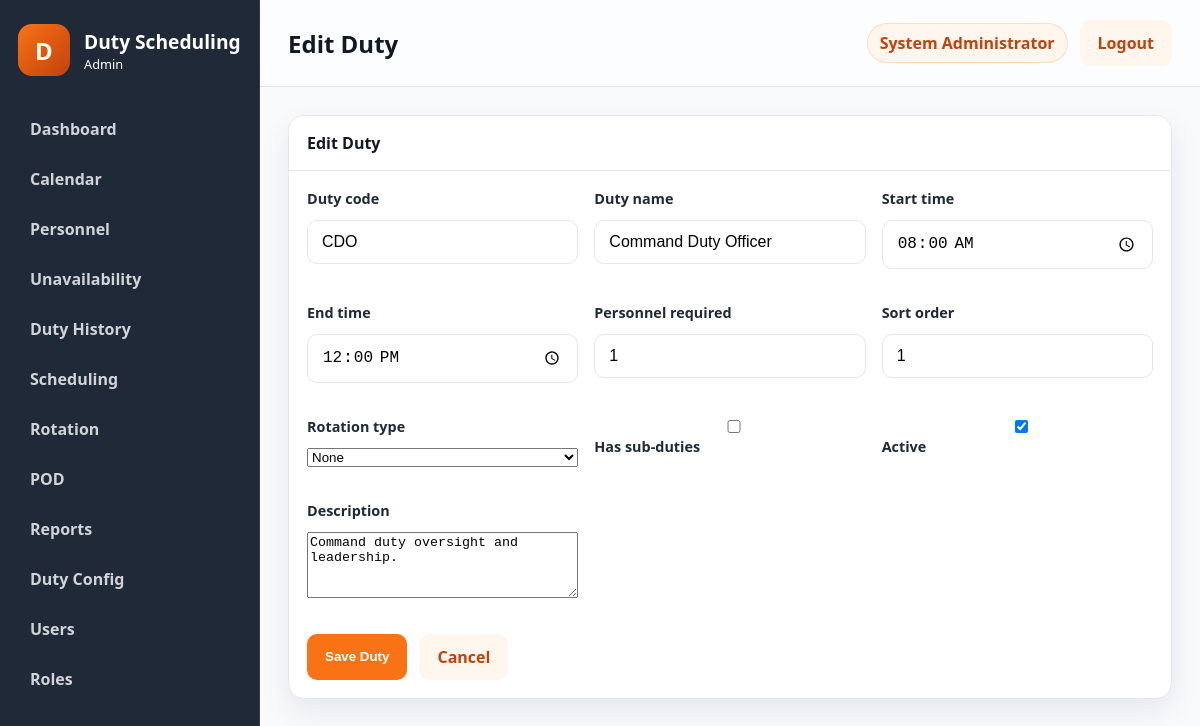
Page /public/?route=duties/edit&id=1 (signed in) on the committed database.
### tables this page shows
CREATE TABLE users (
    id INT NOT NULL AUTO_INCREMENT,
    username VARCHAR(50) NOT NULL,
    password_hash VARCHAR(255) NOT NULL,
    full_name VARCHAR(100) NOT NULL,
    email VARCHAR(100) NULL,
    role_id INT NOT NULL,
    status ENUM('active','inactive') NOT NULL DEFAULT 'active',
    failed_login_attempts INT NOT NULL DEFAULT 0,
    locked_until DATETIME NULL,
    last_login DATETIME NULL,
    created_at TIMESTAMP NOT NULL DEFAULT CURRENT_TIMESTAMP,
    updated_at TIMESTAMP NOT NULL DEFAULT CURRENT_TIMESTAMP ON UPDATE CURRENT_TIMESTAMP,
    PRIMARY KEY (id),
    UNIQUE KEY uk_users_username (username),
    KEY idx_users_role_id (role_id),
    CONSTRAINT fk_users_role_id FOREIGN KEY (role_id) REFERENCES roles (id)
        ON UPDATE CASCADE
        ON DELETE RESTRICT
);

CREATE TABLE duties (
    id INT NOT NULL AUTO_INCREMENT,
    duty_code VARCHAR(20) NOT NULL,
    duty_name VARCHAR(100) NOT NULL,
    description TEXT NULL,
    start_time TIME NULL,
    end_time TIME NULL,
    personnel_required INT NOT NULL DEFAULT 1,
    rotation_type ENUM('none','sequential') NOT NULL DEFAULT 'none',
    has_subduties TINYINT(1) NOT NULL DEFAULT 0,
    sort_order INT NULL,
    is_active TINYINT(1) NOT NULL DEFAULT 1,
    created_at TIMESTAMP NOT NULL DEFAULT CURRENT_TIMESTAMP,
    updated_at TIMESTAMP NOT NULL DEFAULT CURRENT_TIMESTAMP ON UPDATE CURRENT_TIMESTAMP,
    PRIMARY KEY (id),
    UNIQUE KEY uk_duties_duty_code (duty_code),
    KEY idx_duties_rotation_type (rotation_type),
    KEY idx_duties_is_active (is_active)
);

### controllers/DutyController.php (called while the page is built, shortened)
<?php
class DutyController
{
    public function edit(): void
    {
        $id = (int) ($_GET['id'] ?? 0);
        $duty = Duty::findById($id);
        $pageTitle = 'Edit Duty';
        include APP_ROOT . '/views/layouts/layout.php';
    }
}

### core/functions.php (called while the page is built, shortened)
<?php
function normalize_permission(string $permission): string
{
    $normalized = trim(strtolower($permission));
    $normalized = str_replace(':', '.', $normalized);
    $normalized = str_replace('_', '.', $normalized);
    return $normalized;
}
function e(mixed $value): string
{
    return htmlspecialchars((string) $value, ENT_QUOTES, 'UTF-8');
}
function user_has_permission(string $permission): bool
{
    $user = current_user();
    $permissions = $user['permissions'] ?? [];
    return in_array(normalize_permission($permission), $permissions, true);
}
function dispatch_controller(string $controllerName, string $methodName): void
{
    $controller = new $controllerName();
    $controller->{$methodName}();
}

### public/index.php (called while the page is built, shortened)
<?php
$route = trim((string) ($_GET['route'] ?? ''), " /\t\n\r");
$routeResolver = resolve_route($route);
[$controllerName, $actionName] = $routeResolver;
if ($route !== 'auth/login' && $route !== 'auth/logout' && !is_logged_in()) {
    redirect(APP_PUBLIC_URL . '/?route=auth/login');
}
dispatch_controller($controllerName, $actionName);

### core/auth.php (called while the page is built, shortened)
<?php
function is_logged_in(): bool
{
    $user = current_user();
    return !empty($user);
}
function current_user(): ?array
{
    $sessionUser = $_SESSION['user'] ?? null;
    $userId = (int) ($_SESSION['user_id'] ?? 0);
    if (is_array($sessionUser) && !empty($sessionUser['id'])) {
        $user = User::findById($userId);
        $role = Role::findById((int) ($user['role_id'] ?? 0));
        $user['role_name'] = $role['role_name'] ?? ($sessionUser['role_name'] ?? '');
        $user['permissions'] = Role::getPermissionsForRoleId((int) ($user['role_id'] ?? 0));
        return $user;
    }
    $user = User::findById($userId);
    $role = Role::findById((int) ($user['role_id'] ?? 0));
    $user['role_name'] = $role['role_name'] ?? '';
    $user['permissions'] = Role::getPermissionsForRoleId((int) ($user['role_id'] ?? 0));
    return $user;
}

### models/User.php (called while the page is built, shortened)
<?php
class User
{
    public static function findById(int $id): ?array
    {
        $pdo = get_db();
        $statement = $pdo->prepare(
            'SELECT u.*, r.role_name, r.permissions AS role_permissions
             FROM users u
             LEFT JOIN roles r ON r.id = u.role_id
             WHERE u.id = :id
             LIMIT 1'
        );
        $statement->execute([':id' => $id]);
        $user = $statement->fetch();
        $user['permissions'] = Role::decodePermissions($user['role_permissions'] ?? '[]');
        return $user;
    }
}

### models/Role.php (called while the page is built, shortened)
<?php
class Role
{
    public static function findById(int $id): ?array
    {
        $pdo = get_db();
        $statement = $pdo->prepare('SELECT * FROM roles WHERE id = :id LIMIT 1');
        $statement->execute([':id' => $id]);
        $role = $statement->fetch();
        return $role ?: null;
    }
    public static function getPermissionsForRoleId(int $roleId): array
    {
        $role = self::findById($roleId);
        return self::decodePermissions($role['permissions'] ?? '[]');
    }
    public static function decodePermissions(mixed $permissions): array
    {
        $values = [];
        if (is_array($permissions)) {
            $values = array_values($permissions);
        } else {
            $decoded = json_decode((string) $permissions, true);
            if (is_array($decoded)) {
                $values = array_values($decoded);
            }
        }
        $normalized = [];
        foreach ($values as $value) {
            $normalized[] = normalize_permission((string) $value);
        }
        return array_values(array_unique($normalized));
    }
}

### models/Duty.php (called while the page is built, shortened)
<?php
class Duty
{
    public static function findById(int $id): ?array
    {
        $pdo = get_db();
        $statement = $pdo->prepare('SELECT * FROM duties WHERE id = :id LIMIT 1');
        $statement->execute([':id' => $id]);
        $duty = $statement->fetch();
        return $duty ?: null;
    }
}

### views/duties/form.php (the view, shortened to what this page needs)
<?php
$duty = $duty ?? null;
?>
<div class="panel">
    <div class="panel-header">
        <span><?= e($pageTitle); ?></span>
    </div>
    <div class="panel-body">
        <form method="post" action="<?= e(APP_PUBLIC_URL . '/?route=duties/save'); ?>" class="stack-form">
            <div class="form-grid">
                <div class="form-group">
                    <label>Duty code</label>
                    <input type="text" name="duty_code" value="<?= e($duty['duty_code'] ?? ''); ?>" required>
                </div>
                <div class="form-group">
                    <label>Duty name</label>
                    <input type="text" name="duty_name" value="<?= e($duty['duty_name'] ?? ''); ?>" required>
                </div>
                <div class="form-group">
                    <label>Start time</label>
                    <input type="time" name="start_time" value="<?= e($duty['start_time'] ?? ''); ?>">
                </div>
                <div class="form-group">
                    <label>End time</label>
                    <input type="time" name="end_time" value="<?= e($duty['end_time'] ?? ''); ?>">
                </div>
                <div class="form-group">
                    <label>Personnel required</label>
                    <input type="number" min="1" name="personnel_required" value="<?= e((string) ($duty['personnel_required'] ?? 1)); ?>">
                </div>
                <div class="form-group">
                    <label>Sort order</label>
                    <input type="number" name="sort_order" value="<?= e((string) ($duty['sort_order'] ?? 0)); ?>">
                </div>
                <div class="form-group">
                    <label>Rotation type</label>
                    <select name="rotation_type">
                        <option value="none" <?= (($duty['rotation_type'] ?? 'none') === 'none') ? 'selected' : ''; ?>>None</option>
                    </select>
                </div>
                <div class="form-group checkbox-group">
                    <label><input type="checkbox" name="has_subduties" <?= (!empty($duty['has_subduties']) || ($duty['has_subduties'] ?? 0) == 1) ? 'checked' : ''; ?>> Has sub-duties</label>
                </div>
                <div class="form-group checkbox-group">
                    <label><input type="checkbox" name="is_active" <?= (($duty['is_active'] ?? 1) == 1) ? 'checked' : ''; ?>> Active</label>
                </div>
                <div class="form-group full-width">
                    <label>Description</label>
                    <textarea name="description" rows="4"><?= e($duty['description'] ?? ''); ?></textarea>
                </div>
            </div>
            <div class="button-row">
                <button type="submit" class="btn btn-primary">Save Duty</button>
                <a class="btn btn-secondary" href="<?= e(APP_PUBLIC_URL . '/?route=duties/index'); ?>">Cancel</a>
            </div>
        </form>
    </div>
</div>

### views/layouts/layout.php (shortened to what this page needs)
<?php
$user = $user ?? current_user();
$pageTitle = $pageTitle ?? 'Dashboard';
$viewFile = $viewFile ?? APP_ROOT . '/views/dashboard/index.php';
?>
<!doctype html>
<html lang="en">
<head>
    <link rel="stylesheet" href="<?= e(APP_PUBLIC_URL . '/assets/css/app.css'); ?>">
    <link rel="stylesheet" href="<?= e(APP_PUBLIC_URL . '/assets/css/print.css'); ?>">
</head>
<body class="app-body">
    <div class="app-shell">
        <?php include APP_ROOT . '/views/layouts/sidebar.php'; ?>
        <main class="main-panel">
            <header class="topbar no-print">
                <div>
                    <h1><?= e($pageTitle); ?></h1>
                </div>
                <div class="topbar-actions">
                    <span class="user-pill"><?= e($user['full_name'] ?? 'Administrator'); ?></span>
                    <a class="btn btn-secondary" href="<?= e(APP_PUBLIC_URL . '/?route=auth/logout'); ?>">Logout</a>
                </div>
            </header>
            <section class="content-area">
                <?php include $viewFile; ?>
            </section>
        </main>
    </div>
</body>
</html>

### public/assets/css/app.css (style rules this page uses)
:root { --primary: #F97316; --primary-dark: #C2410C; --primary-light: #FFF7ED; --dark: #1F2937; --bg: #F8FAFC; --border: #E5E7EB; --text: #111827; --muted: #6B7280; --shadow: 0 12px 30px rgba(15, 23, 42, 0.08); --radius: 16px; --card-bg: #FFFFFF; --danger: #DC2626; --success: #16A34A; --warning: #F59E0B; }
* { box-sizing: border-box; }
html, body { margin: 0; min-height: 100%; font-family: "Segoe UI", Tahoma, Geneva, Verdana, sans-serif; background: var(--bg); color: var(--text); }
body { min-height: 100vh; }
.login-form, .form-group { display: flex; flex-direction: column; gap: 12px; }
.form-group { margin-bottom: 18px; }
label { color: var(--dark); font-weight: 600; font-size: 0.9rem; }
input { width: 100%; padding: 12px 14px; border: 1px solid var(--border); border-radius: 10px; background: #fff; font-size: 1rem; }
.btn { display: inline-flex; align-items: center; justify-content: center; padding: 12px 18px; border: none; border-radius: 10px; text-decoration: none; cursor: pointer; font-weight: 600; transition: opacity 0.2s ease; }
.btn-primary { background: var(--primary); color: #fff; }
.btn-secondary { background: var(--primary-light); color: var(--primary-dark); }
.app-body { background: var(--bg); }
.app-shell { display: flex; min-height: 100vh; }
.main-panel { flex: 1; display: flex; flex-direction: column; }
.topbar { display: flex; align-items: center; justify-content: space-between; padding: 20px 28px; background: rgba(255, 255, 255, 0.6); border-bottom: 1px solid var(--border); backdrop-filter: blur(10px); }
.topbar h1 { margin: 0; font-size: 1.5rem; }
.topbar-actions { display: flex; align-items: center; gap: 12px; }
.user-pill { background: var(--primary-light); color: var(--primary-dark); border: 1px solid rgba(249, 115, 22, 0.2); border-radius: 999px; padding: 8px 12px; font-weight: 600; }
.content-area { padding: 28px; }
.form-grid { display: grid; grid-template-columns: repeat(auto-fit, minmax(220px, 1fr)); gap: 16px; }
.stack-form { display: flex; flex-direction: column; gap: 18px; }
.button-row { display: flex; gap: 12px; flex-wrap: wrap; }
.panel { background: var(--card-bg); border: 1px solid var(--border); border-radius: var(--radius); overflow: hidden; box-shadow: var(--shadow); }
.panel-header { display: flex; align-items: center; justify-content: space-between; padding: 16px 18px; border-bottom: 1px solid var(--border); background: #fff; font-weight: 700; }
.panel-body { padding: 18px; }
.no-print { print-color-adjust: exact; }

### public/assets/css/print.css (style rules this page uses)
body { background: #fff; }

### rows in the picture
users: full_name "System Administrator"
duties: duty_code "CDO", duty_name "Command Duty Officer", start_time "08:00:00", end_time "12:00:00", personnel_required "1", sort_order "1", rotation_type "None", is_active "☑", description "Command duty oversight and leadership."

### other values in the picture
$item['label'] "Dashboard"
$item['label'] "Calendar"
$item['label'] "Personnel"
$item['label'] "Unavailability"
$item['label'] "Duty History"
$item['label'] "Scheduling"
$item['label'] "Rotation"
$item['label'] "POD"
$item['label'] "Reports"
$item['label'] "Duty Config"
$item['label'] "Users"
$item['label'] "Roles"
$pageTitle "Edit Duty"
